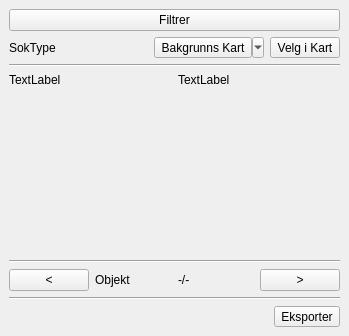
<?xml version="1.0" encoding="UTF-8"?>
<ui version="4.0">
 <class>DockWidget</class>
 <widget class="QDockWidget" name="DockWidget">
  <property name="geometry">
   <rect>
    <x>0</x>
    <y>0</y>
    <width>349</width>
    <height>336</height>
   </rect>
  </property>
  <property name="windowTitle">
   <string>DockWidget</string>
  </property>
  <widget class="QWidget" name="dockWidgetContents">
   <layout class="QVBoxLayout" name="verticalLayout_2">
    <item>
     <layout class="QVBoxLayout" name="verticalLayout">
      <item>
       <widget class="QPushButton" name="pushButton_filtrer">
        <property name="whatsThis">
         <string>&lt;html&gt;&lt;head/&gt;&lt;body&gt;&lt;p&gt;&lt;span style=&quot; font-size:12pt;&quot;&gt;Åpner filtrerings vindu&lt;/span&gt;&lt;/p&gt;&lt;/body&gt;&lt;/html&gt;</string>
        </property>
        <property name="text">
         <string>Filtrer</string>
        </property>
       </widget>
      </item>
      <item>
       <layout class="QHBoxLayout" name="horizontalLayout">
        <item>
         <widget class="QLabel" name="label_typeSok">
          <property name="text">
           <string>SokType</string>
          </property>
         </widget>
        </item>
        <item>
         <widget class="QToolButton" name="toolButton_map">
          <property name="minimumSize">
           <size>
            <width>0</width>
            <height>0</height>
           </size>
          </property>
          <property name="text">
           <string>Bakgrunns Kart</string>
          </property>
          <property name="popupMode">
           <enum>QToolButton::MenuButtonPopup</enum>
          </property>
         </widget>
        </item>
        <item>
         <widget class="QToolButton" name="toolButton_velgikart">
          <property name="text">
           <string>Velg i Kart</string>
          </property>
          <property name="popupMode">
           <enum>QToolButton::InstantPopup</enum>
          </property>
         </widget>
        </item>
       </layout>
      </item>
      <item>
       <widget class="Line" name="line">
        <property name="orientation">
         <enum>Qt::Horizontal</enum>
        </property>
       </widget>
      </item>
      <item>
       <layout class="QGridLayout" name="gridLayout">
        <item row="0" column="0">
         <widget class="QLabel" name="label_2">
          <property name="text">
           <string>TextLabel</string>
          </property>
         </widget>
        </item>
        <item row="0" column="1">
         <widget class="QLabel" name="label_3">
          <property name="text">
           <string>TextLabel</string>
          </property>
         </widget>
        </item>
       </layout>
      </item>
      <item>
       <spacer name="verticalSpacer">
        <property name="orientation">
         <enum>Qt::Vertical</enum>
        </property>
        <property name="sizeHint" stdset="0">
         <size>
          <width>20</width>
          <height>40</height>
         </size>
        </property>
       </spacer>
      </item>
      <item>
       <widget class="Line" name="line_3">
        <property name="orientation">
         <enum>Qt::Horizontal</enum>
        </property>
       </widget>
      </item>
      <item>
       <layout class="QHBoxLayout" name="horizontalLayout_5">
        <item>
         <widget class="QPushButton" name="pushButton_prev">
          <property name="text">
           <string>&lt;</string>
          </property>
         </widget>
        </item>
        <item>
         <widget class="QLabel" name="label_objekt">
          <property name="text">
           <string>Objekt</string>
          </property>
         </widget>
        </item>
        <item>
         <widget class="QLabel" name="label_object_number">
          <property name="text">
           <string>-/-</string>
          </property>
         </widget>
        </item>
        <item>
         <widget class="QPushButton" name="pushButton_next">
          <property name="text">
           <string>&gt;</string>
          </property>
         </widget>
        </item>
       </layout>
      </item>
      <item>
       <widget class="Line" name="line_2">
        <property name="orientation">
         <enum>Qt::Horizontal</enum>
        </property>
       </widget>
      </item>
      <item>
       <layout class="QHBoxLayout" name="horizontalLayout_2">
        <item>
         <spacer name="horizontalSpacer">
          <property name="orientation">
           <enum>Qt::Horizontal</enum>
          </property>
          <property name="sizeHint" stdset="0">
           <size>
            <width>40</width>
            <height>20</height>
           </size>
          </property>
         </spacer>
        </item>
        <item>
         <widget class="QToolButton" name="toolButton_eksporter">
          <property name="text">
           <string>Eksporter</string>
          </property>
          <property name="popupMode">
           <enum>QToolButton::InstantPopup</enum>
          </property>
         </widget>
        </item>
       </layout>
      </item>
     </layout>
    </item>
   </layout>
  </widget>
 </widget>
 <resources/>
 <connections/>
</ui>
